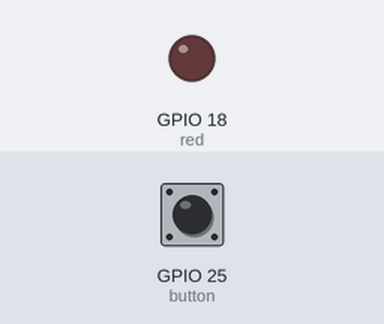
A program run on a simulated Raspberry Pi (BCM pin numbers). Shown: output pins drawn as LEDs (lit = HIGH). Dashed ring = blinking. The inputs (shaded band) are chosen by the test bench; at power-on: GPIO 25 (button) HIGH. What the program prints to the terminal is not drawn.

Above: at 1.2 s.
1.3 s: GPIO 25 (button) pulled LOW for 3.2 s
At 2.3 s:
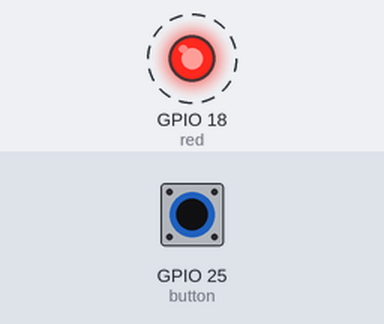
Timing chart, 0 to 5.5 s (numbered marks = the images above; inputs shaded):
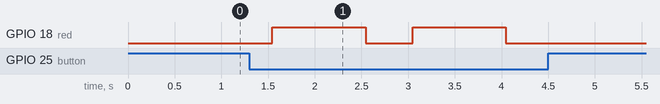

Measured:
- after the input at 1.3 s, GPIO 18 (red): alternates HIGH for 1.0 s and LOW for 0.50 s, 4 changes in all, then stays LOW, starting after 0.25 s

The program:

gpio4B.py
```python
# gpio4B.py

# import libraries
import gpiozero as gz
import time
import os

# setup led and button object

red = gz.LED(18)
button = gz.Button(25)

# listen for button press
while True:
    if button.is_pressed:
        red.on()
        time.sleep(1)
        red.off()
    else:
        os.system("clear")      # clear the screen to make prompt clear
        print("Waiting for you to press the button...")
    time.sleep(.5)
```
